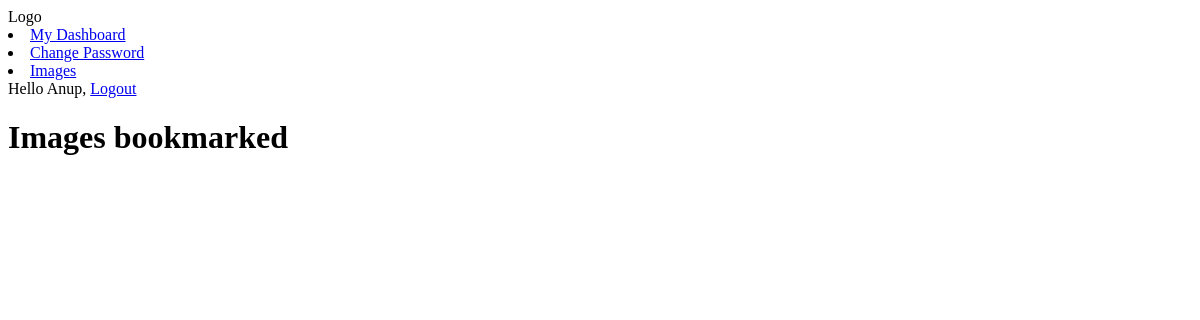
Page /images/ (signed in) on the earlier database version.
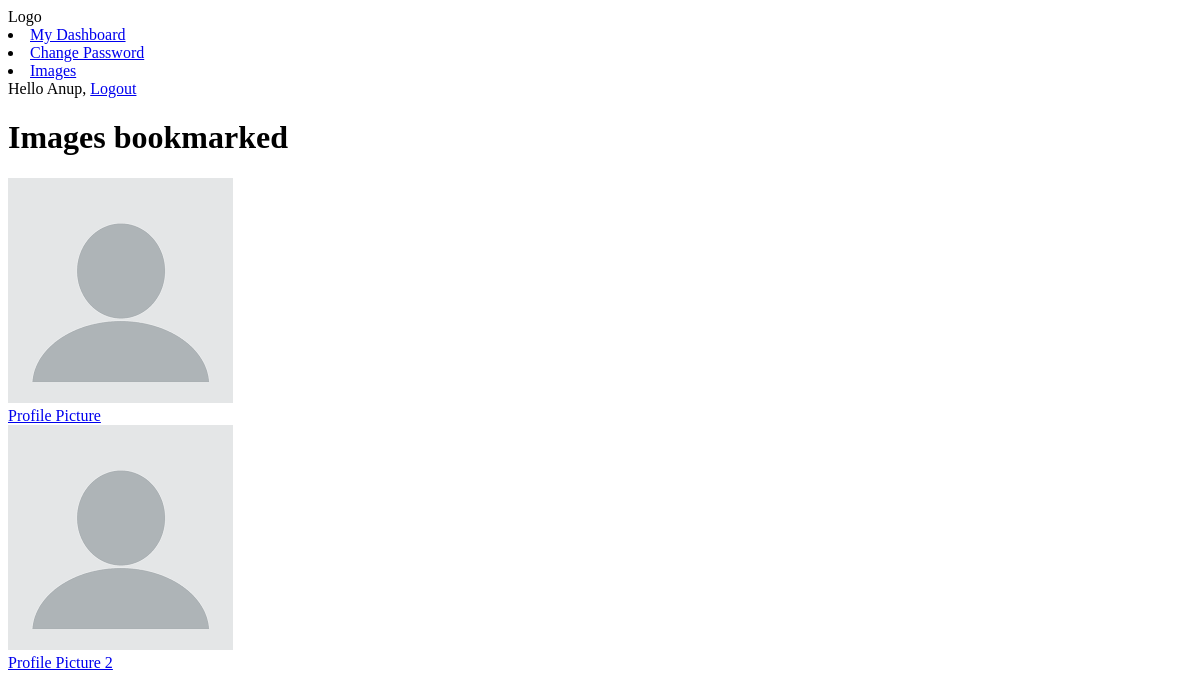
Same page on the later database version.
### images/models.py (models this page shows, shortened)
class Image(models.Model):
    user = models.ForeignKey(settings.AUTH_USER_MODEL,
                             related_name='images_created',
                             on_delete=models.CASCADE)  # One to Many association
    title = models.CharField(max_length=200)
    slug = models.SlugField(max_length=200, blank=True)
    url = models.URLField()
    image = models.ImageField(upload_to='images/')
    description = models.TextField(blank=True)
    users_like = models.ManyToManyField(settings.AUTH_USER_MODEL,
                                        related_name='images_liked',
                                        blank=True)
    created = models.DateField(auto_now_add=True,
                               db_index=True)  # Creates an index table

### images/views.py (the view)
# urls.py: path('', views.image_list, name='list'),
@login_required
def image_list(request):
    images = Image.objects.all()
    paginator = Paginator(images, 8)
    page = request.GET.get('page')
    try:
        images = paginator.page(page)
    except PageNotAnInteger:
        images = paginator.page(1)
    except EmptyPage:
        if request.is_ajax():
            return HttpResponse('')
        images = paginator.page(paginator.num_pages)
    if request.is_ajax():
        return render(request,
                      'images/image/list_ajax.html',
                      {'section': 'images', 'images': images})
    return render(request,
                  'images/image/list.html',
                   {'section': 'images', 'images': images})

### images/templates/images/image/list.html (shortened to what this page needs)
{% extends "base.html" %}
{% block content %}
  <h1>Images bookmarked</h1>
  <div id="image-list">
    {% include "images/image/list_ajax.html" %}
  </div>
{% endblock %}

### images/templates/images/image/list_ajax.html
{% load thumbnail %}
{% for image in images %}
  <div class="image">
    <a href="#">
      {% thumbnail image.image "300x300" crop="100%" as im %}
        <a href="#">
          <img src="{{ im.url }}">
        </a>
      {% endthumbnail %}
    </a>
    <div class="info">
      <a href="#" class="title">
        {{ image.title }}
      </a>
    </div>
  </div>
{% endfor %}

Differences in the rows shown:
added Image: title "Profile Picture"
added Image: title "Profile Picture 2"
